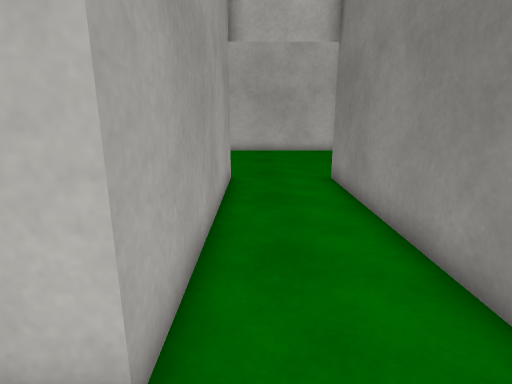
[1] (above)

12 first-person views from a walk through a scene from a Unity 3-D project. The camera is 1.2 m above the floor, tilts 14° down and sees 80° across. The floor is counted in squares, 0.5 m on a side. Each view is taken from the middle of a square. On the plan, view 1 faces up. The plan holds only what a view shows up to about 19 squares ahead; the rest is blank. The place goes on beyond the plan. Surface patterns are stand-ins for the level's own textures.

[2]
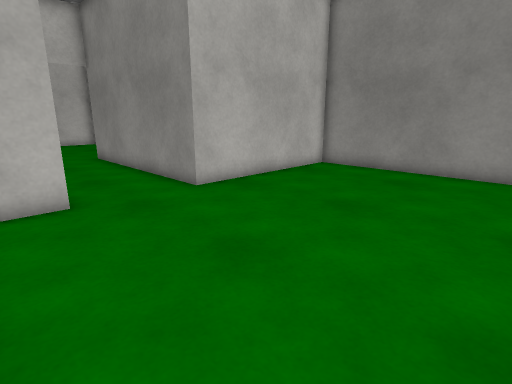

[3]
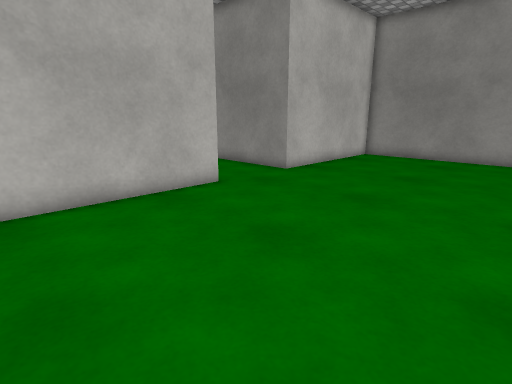

[4]
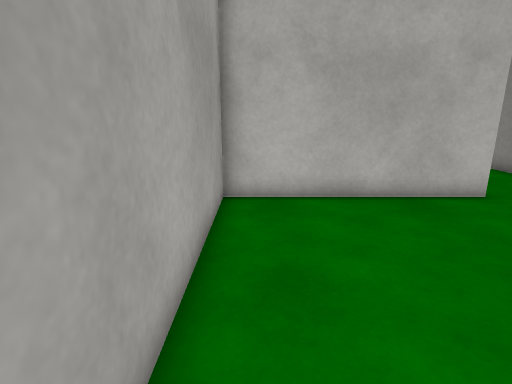

[5]
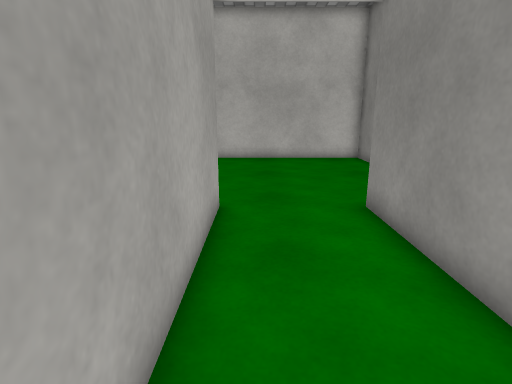

[6]
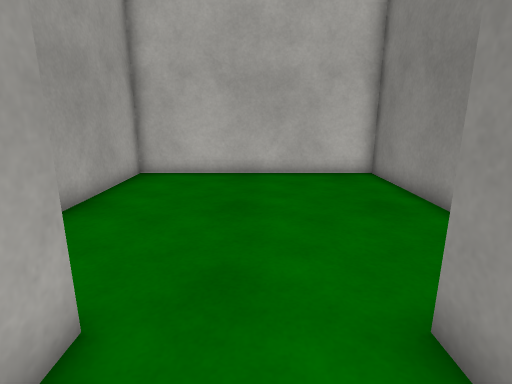

[7]
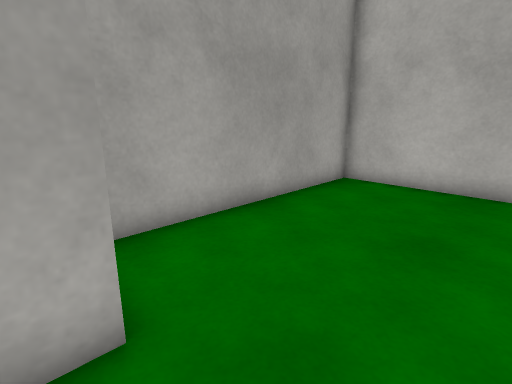

[8]
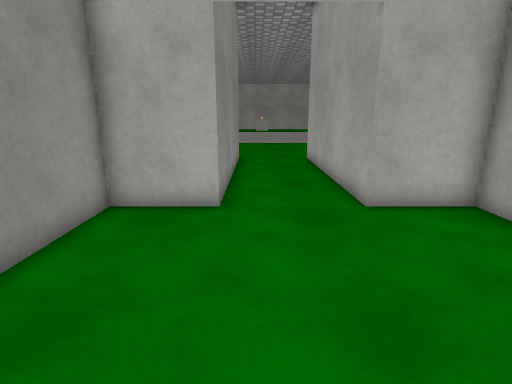

[9]
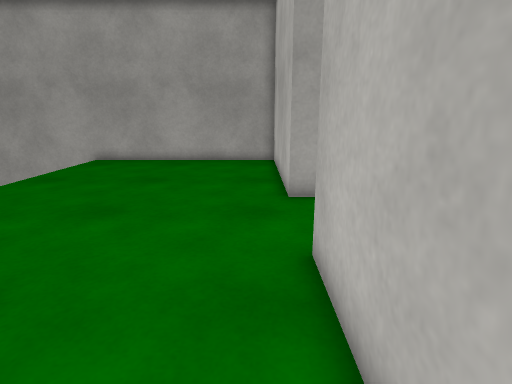

[10]
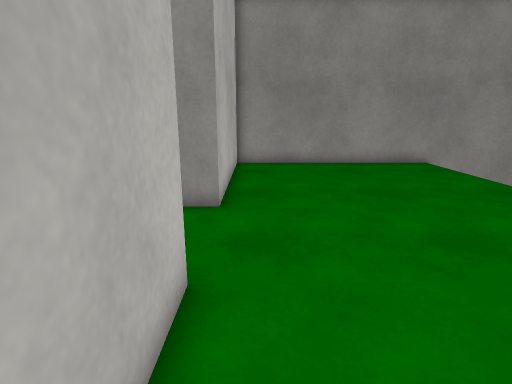

[11]
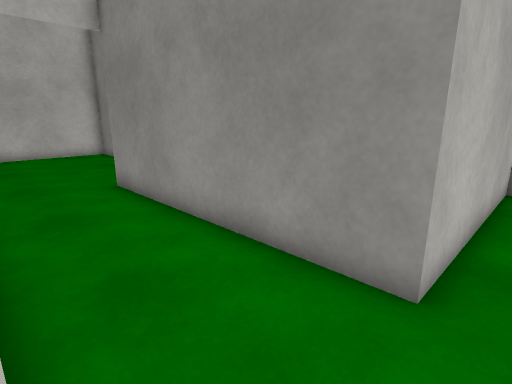

[12]
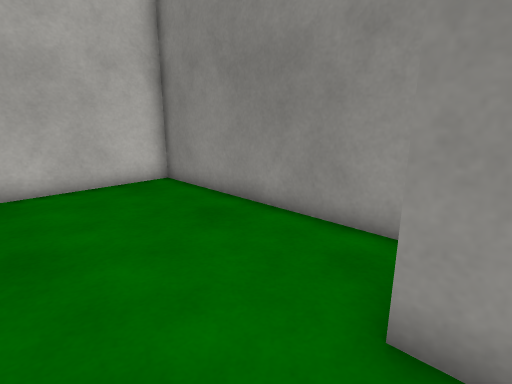

### Floor plan
Key: @ floor where view 1 was taken; # wall or solid block; . floor; v drop or lower ground.
Columns run from 9 left of view 1 to 11 right of it. Each row starts with its distance up from view 1.
 22      ###########
 21      #.........#
 20      #.........#
 19      #.........#
 18      #.........#
 17      #.........#
 16      #.........#
 15      #.........#
 14      #.........#
 13      #.........#
 12      ####...####
 11         #...#
 10         #...#
  9         #...#
  8         #...#
  7         #...#
  6         #...#
  5         #...#
  4         #...#
  3         #...#
  2 #########...#########
  1 #...................#
  0 #........@..........#
 -1 #...................#
 -2 #...................#
 -3 #...................#
 -4 #...................#
 -5 #...................#
 -6 #...................#
 -7 #...................#
 -8 vvvvvvvv      vvvvvvv

Where each view was taken, in squares from view 1:
view 1: 0 up, 0 right, facing up
view 2: 7 down, 3 left, facing up-right
view 3: 7 down, 8 left, facing up-right
view 4: 7 down, 8 left, facing up
view 5: 4 up, 0 right, facing up
view 6: 9 up, 1 right, facing up
view 7: 11 up, 2 right, facing up-left
view 8: 20 up, 2 right, facing down
view 9: 1 up, 8 right, facing left
view 10: 1 up, 5 left, facing right
view 11: 1 up, 1 left, facing up-right
view 12: 11 up, 0 right, facing up-right
